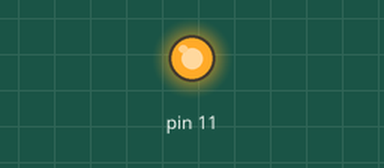
This program was run on a simulated Raspberry Pi (header pin numbers). Parts: output pins drawn as LEDs (lit = HIGH). At 0.0 s the program stops and its outputs stay as they are.

Above: at 0.1 s.
Timing chart, 0 to 1.5 s (numbered marks = the images above):
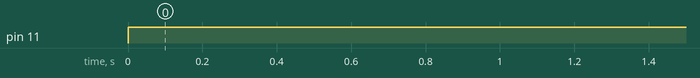

The program:

relay_1_off.py
```python
#!/usr/bin/python

# Import the required module.
import RPi.GPIO as GPIO

GPIO.setwarnings(False)

# Set the mode of numbering the pins.
GPIO.setmode(GPIO.BOARD)

GPIO.setup(11, GPIO.OUT)
#GPIO.setup(16, GPIO.OUT)
#GPIO.setup(18, GPIO.OUT)
#GPIO.setup(22, GPIO.OUT)


GPIO.output( 11, True)
```

Measured:
- by itself, pin 11: LOW → HIGH at 0.00 s
